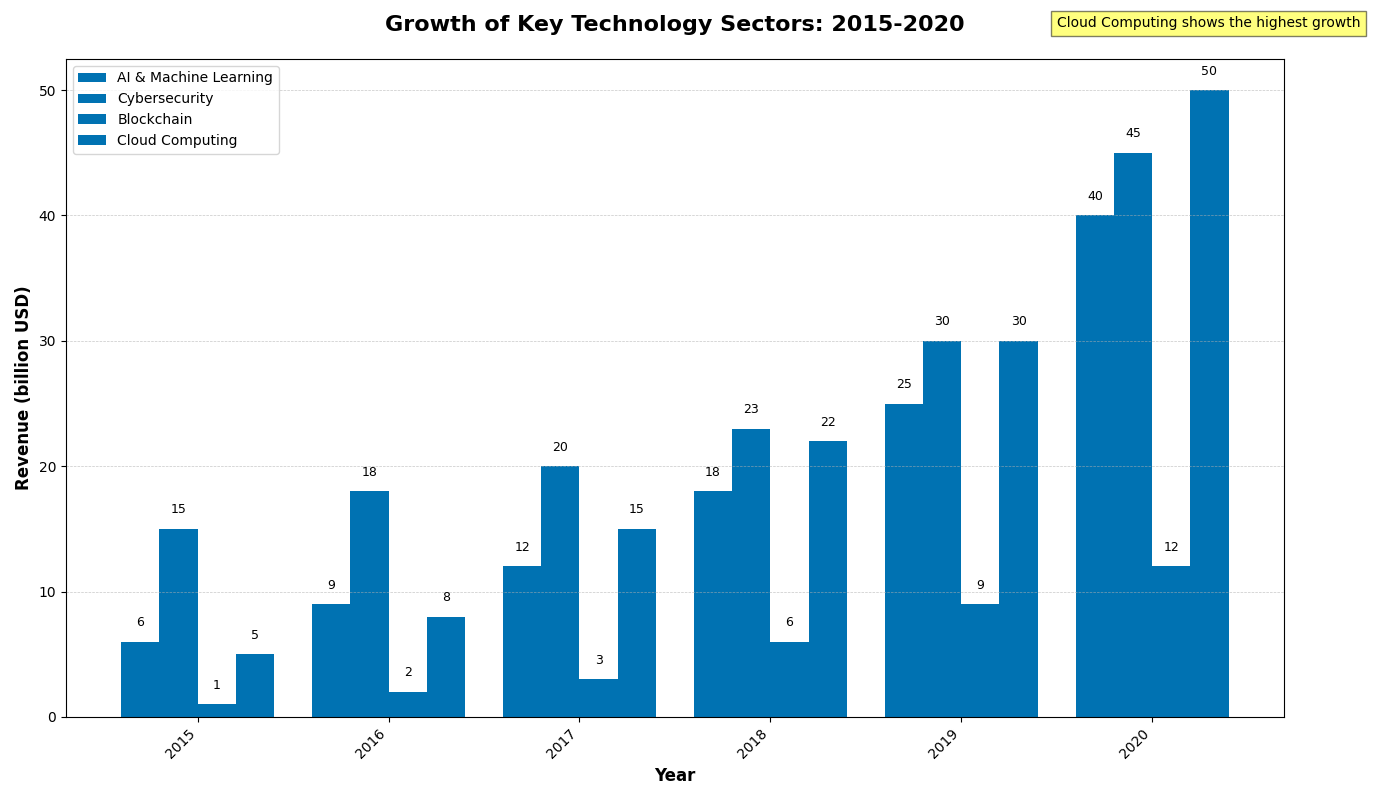

Write Python code to recreate this figure.
import matplotlib.pyplot as plt
import numpy as np

years = np.arange(2015, 2021)
sector_names = ['AI & Machine Learning', 'Cybersecurity', 'Blockchain', 'Cloud Computing']

# Revenue data (in billions USD)
ai_revenue = [6, 9, 12, 18, 25, 40]
cybersecurity_revenue = [15, 18, 20, 23, 30, 45]
blockchain_revenue = [1, 2, 3, 6, 9, 12]
cloud_revenue = [5, 8, 15, 22, 30, 50]

bar_width = 0.2
x_pos = np.arange(len(years))

fig, ax = plt.subplots(figsize=(14, 8))

# Using the same color for all bars (e.g., '#0072B2', a shade of blue)
uniform_color = '#0072B2'
bars1 = ax.bar(x_pos - 1.5*bar_width, ai_revenue, bar_width, label=sector_names[0], color=uniform_color)
bars2 = ax.bar(x_pos - 0.5*bar_width, cybersecurity_revenue, bar_width, label=sector_names[1], color=uniform_color)
bars3 = ax.bar(x_pos + 0.5*bar_width, blockchain_revenue, bar_width, label=sector_names[2], color=uniform_color)
bars4 = ax.bar(x_pos + 1.5*bar_width, cloud_revenue, bar_width, label=sector_names[3], color=uniform_color)

# Text annotations
for bar, y in zip(bars1, ai_revenue):
    ax.text(bar.get_x() + bar.get_width()/2, y + 1, f'{y}', ha='center', va='bottom', fontsize=9)
for bar, y in zip(bars2, cybersecurity_revenue):
    ax.text(bar.get_x() + bar.get_width()/2, y + 1, f'{y}', ha='center', va='bottom', fontsize=9)
for bar, y in zip(bars3, blockchain_revenue):
    ax.text(bar.get_x() + bar.get_width()/2, y + 1, f'{y}', ha='center', va='bottom', fontsize=9)
for bar, y in zip(bars4, cloud_revenue):
    ax.text(bar.get_x() + bar.get_width()/2, y + 1, f'{y}', ha='center', va='bottom', fontsize=9)

ax.set_xlabel('Year', fontsize=12, fontweight='bold')
ax.set_ylabel('Revenue (billion USD)', fontsize=12, fontweight='bold')
ax.set_title('Growth of Key Technology Sectors: 2015-2020', fontsize=16, fontweight='bold', pad=20)
ax.set_xticks(x_pos)
ax.set_xticklabels(years, rotation=45, ha='right')
ax.legend(loc='upper left', fontsize=10)

ax.yaxis.grid(True, linestyle='--', linewidth=0.5, alpha=0.7)
ax.text(4.5, 55, 'Cloud Computing shows the highest growth', fontsize=10, bbox=dict(facecolor='yellow', alpha=0.5))

plt.tight_layout()
plt.show()
